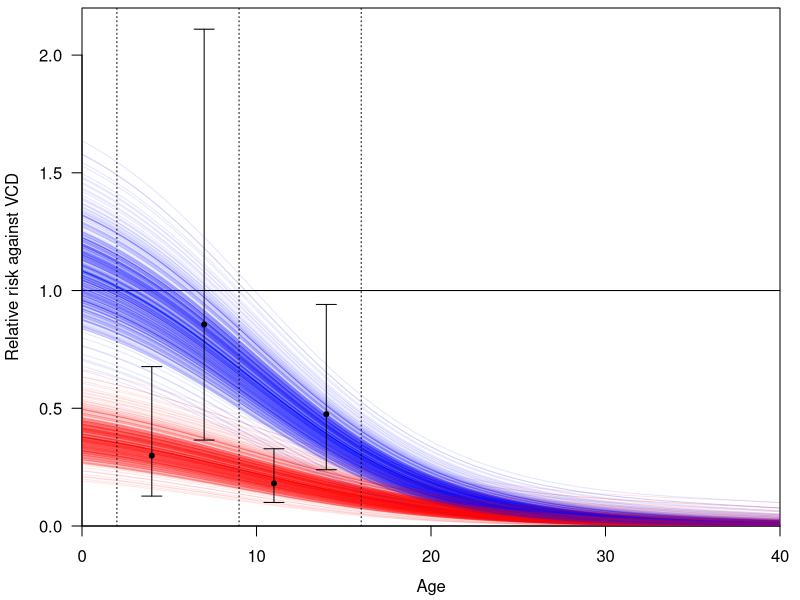

The R script that drew this image:
# 1 – AR_v / AR_p
# 1 – (Pr_dis|inf_v * Pr_inf|exp_v * Pr_exp_v) / (Pr_dis|inf_p * Pr_inf|exp_p * Pr_exp_p)
# 1 – (Pr_dis|inf_v * Pr_inf|exp_v) / (Pr_dis|inf_p * Pr_inf|exp_p)
# 1 – (Pr_dis|inf_v * Pr_inf|exp_v) / (Pr_dis|inf_p)
# 1 – (Pr_dis|inf_v / Pr_dis|inf_p) * Pr_inf|exp_v
# 1 - RR_dis|inf * RR_inf|exp
#======================================================================================#
# User's input--------
#======================================================================================#
## Assuming the current directory is scripts


#======================================================================================#
# Create figure--------
#======================================================================================#
FoI <- 0.05 #Force of infection per year

# "Tuneing parameter"... related to sample size
Yi <- 2000


# vaccine efficacy at a given age
VE.age = function(a, b, c, age){
  1 - a / (1 + exp(b * (age - c)))
}

# calculate mean protection within a given age range
# assuming equal distribution within age range
VE = function(a, b, c, ages){
  mean(sapply(ages,function(aa) VE.age(a, b, c, aa)))
}

# specify age ranges from trial data
ages.young = seq(2, 9, .01)
ages.old = seq(9, 16, .01)

# VE estimates from trial data
VE.data = c(.701, .144, .819, .525)
CIlow.data = c(.323,-1.11,.672,.059)
CIhigh.data = c(.873,.635,.9,.761)

# function to calculate goodness of fit between trial data and model
gof = function(a.pos, b.pos, c.pos, a.neg, b.neg, c.neg){
  (VE(a.pos,b.pos,c.pos,ages.young) - VE.data[1]) ^ 2 +
  (VE(a.neg,b.neg,c.neg,ages.young) - VE.data[2]) ^ 2 +
  (VE(a.pos,b.pos,c.pos,ages.old) - VE.data[3]) ^ 2 +
  (VE(a.neg,b.neg,c.neg,ages.old) - VE.data[4]) ^ 2
}

# find best-fit parameter values for age relationships
VE.fit = optim(par=c(1,0,9,1,0,9),fn=function(par){
  gof(par[1],par[2],par[3],par[4],par[5],par[6])})

	
	
	
	
# plot probability of protection against disease as a function of age
# for seronegative and seropositive individuals
ages.all = seq(0,40,.01)
# plot(
#   ages.all,
#   VE.age(VE.fit$par[1], VE.fit$par[2], VE.fit$par[3], ages.all),
#   type='l', ylim=c(0,1), col = 2, lwd = 3, las=1,
#   xlab = 'Age', ylab = 'Vaccine efficacy against virus-confirmed disease')
# lines(
#   ages.all,
#   VE.age(VE.fit$par[4], VE.fit$par[5], VE.fit$par[6], ages.all),
#   col = 4, lwd = 3)
# segments(c(2,2,9,9),VE.data,c(9,9,16,16),VE.data,col=c(2,4,2,4),lwd=2)
# abline(v=c(2,9,16),lty=3)


VE.SeroPos <- VE.age(VE.fit$par[1], VE.fit$par[2], VE.fit$par[3], ages.all)
VE.SeroNeg <- VE.age(VE.fit$par[4], VE.fit$par[5], VE.fit$par[6], ages.all)


# Assuming wholy susceptible population



zstar = 1.96

RR.SeroPos <- 1-VE.SeroPos
c0Pos <- rep(FoI * Yi,length(RR.SeroPos))+.5
c1Pos <- FoI*RR.SeroPos* Yi+.5
RR.SeroPos.UB <- exp(log(RR.SeroPos)+zstar*sqrt(1/c1Pos+1/c0Pos))
RR.SeroPos.LB <- exp(log(RR.SeroPos)-zstar*sqrt(1/c1Pos+1/c0Pos))

VE.SeroPos.LB <- 1-RR.SeroPos.UB
VE.SeroPos.UB <- 1-RR.SeroPos.LB

RR.SeroNeg <- 1-VE.SeroNeg
c0Neg <- rep(FoI * Yi,length(RR.SeroNeg))+.5
c1Neg <- FoI*RR.SeroNeg* Yi+.5
RR.SeroNeg.UB <- exp(log(RR.SeroNeg)+zstar*sqrt(1/c1Neg+1/c0Neg))
RR.SeroNeg.LB <- exp(log(RR.SeroNeg)-zstar*sqrt(1/c1Neg+1/c0Neg))
VE.SeroNeg.LB <- 1-RR.SeroNeg.UB
VE.SeroNeg.UB <- 1-RR.SeroNeg.LB

# polygon(c(ages.all,rev(ages.all)),c(VE.SeroPos.UB,rev(VE.SeroPos.LB)),col=rgb(1,0,0,.1))
# polygon(c(ages.all,rev(ages.all)),c(VE.SeroNeg.UB,rev(VE.SeroNeg.LB)),col=rgb(0,0,1,.1))


### This assumes that there is a single random effect 
### for BOTH seronegative and seropositive. Hopefully
### it is clear where to change if desired
Draws <- 500
Realizations <- array(0,dim=c(2,Draws,length(ages.all)))
for (i in 1:Draws){
	z <- rnorm(1)
	Realizations[1,i,] <- 1-exp(log(RR.SeroPos)+z*sqrt(1/c1Pos+1/c0Pos))
	Realizations[2,i,] <- 1-exp(log(RR.SeroNeg)+z*sqrt(1/c1Neg+1/c0Neg))
}

	
# plot probability of protection against disease as a function of age
# for seronegative and seropositive individuals
jpeg('../output/figure_2_VE_overall_fit.jpeg',width=3.25,height=3.25,res=200,units='in')
par(oma=rep(0,4),mar=c(3.7,4.1,.4,1))

ages.all = seq(0,40,.01)
plot(
  ages.all,
  1- VE.age(VE.fit$par[1], VE.fit$par[2], VE.fit$par[3], ages.all),
  type='l', ylim=c(0,2.2), col = 2, las=1, xaxs='i', yaxs='i',
  xlab = '', ylab = 'Relative risk against VCD')
mtext('Age',side=1,line=2.5)
abline(h=1)
lines(
  ages.all,
  1 - VE.age(VE.fit$par[4], VE.fit$par[5], VE.fit$par[6], ages.all),
  col = 4)

for (i in 1:500){
	lines(ages.all,1 - Realizations[1,i,],col=rgb(1,0,0,.1))
	lines(ages.all,1 - Realizations[2,i,],col=rgb(0,0,1,.1))
}

# segments(c(2),1 - VE.data[1],c(9),1 - VE.data[1],col="#000000",lwd=2)
# segments(c(2),1 - VE.data[2],c(9),1 - VE.data[2],col="#A0A0A0",lwd=2)
# segments(c(9),1 - VE.data[3],c(16),1 - VE.data[3],col="#000000",lwd=2)
# segments(c(9),1 - VE.data[4],c(16),1 - VE.data[4],col="#A0A0A0",lwd=2)

points(4,1 - VE.data[1], pch = 20, col = "#000000")
arrows(4, 1 - CIhigh.data[1], 4, 1 - CIlow.data[1], length=0.1, angle=90, code=3, col = "#000000", lwd = 1)

points(7,1 - VE.data[2],  pch = 20, col = "#000000")
arrows(7, 1 - CIhigh.data[2], 7, 1 - CIlow.data[2], length=0.1, angle=90, code=3,col = "#000000", lwd = 1)

points(11,1 - VE.data[3],  pch = 20, col = "#000000")
arrows(11, 1 - CIhigh.data[3], 11, 1 - CIlow.data[3], length=0.1, angle=90, code=3, col = "#000000", lwd = 1)

points(14,1 - VE.data[4], pch = 20, col = "#000000")
arrows(14, 1 - CIhigh.data[4], 14, 1 - CIlow.data[4], length=0.1, angle=90, code=3, col = "#000000", lwd = 1)


abline(v=c(2,9,16),lty=3)
dev.off()


